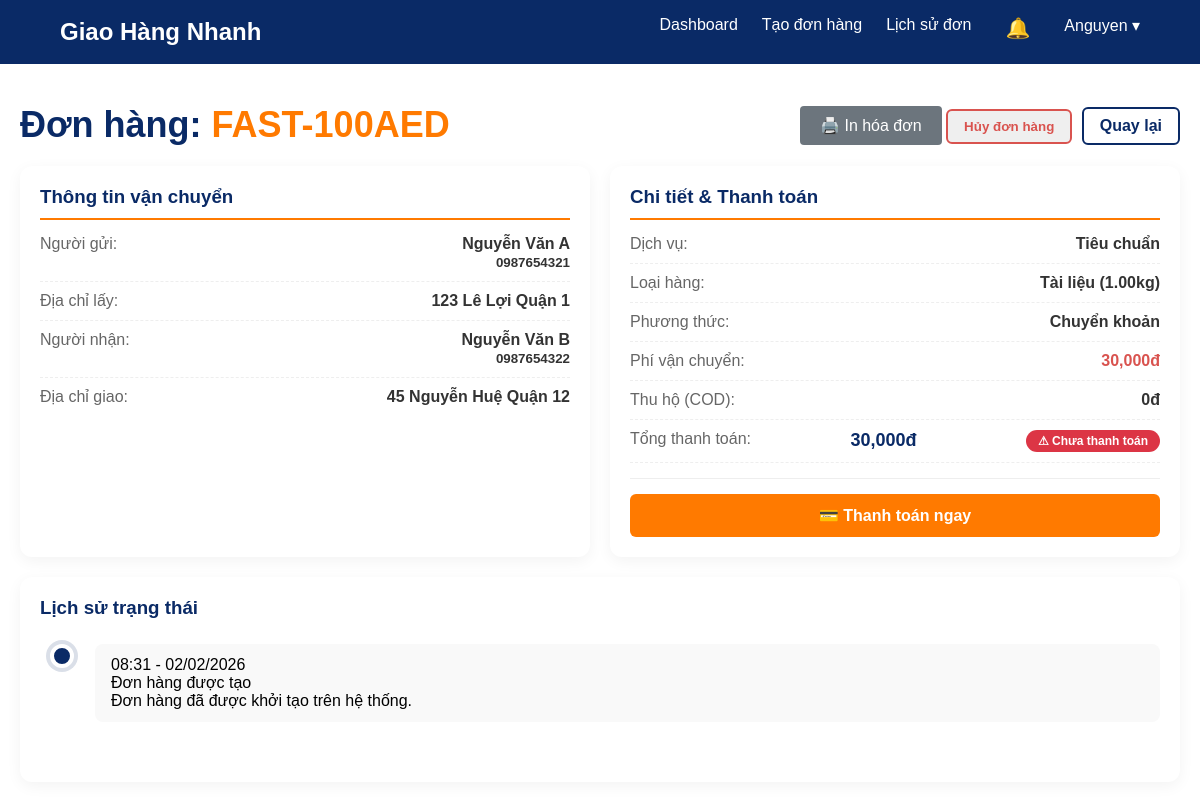
The app's page /public/customer_order_detail.php?id=8 (signed in) with its own data.
### tables this page shows
CREATE TABLE `orders` (
  `id` int(11) NOT NULL,
  `order_code` varchar(20) NOT NULL,
  `user_id` int(11) DEFAULT NULL,
  `shipper_id` int(11) DEFAULT NULL,
  `pickup_address` text DEFAULT NULL,
  `name` varchar(100) NOT NULL,
  `phone` varchar(20) DEFAULT NULL,
  `receiver_name` varchar(100) NOT NULL,
  `receiver_phone` varchar(20) NOT NULL,
  `delivery_address` text NOT NULL,
  `is_corporate` tinyint(1) DEFAULT 0 COMMENT '0: Cá nhân, 1: Công ty',
  `company_name` varchar(255) DEFAULT NULL,
  `company_email` varchar(100) DEFAULT NULL,
  `company_tax_code` varchar(50) DEFAULT NULL,
  `company_address` text DEFAULT NULL,
  `company_bank_info` text DEFAULT NULL,
  `cancel_reason` text DEFAULT NULL,
  `package_type` varchar(50) DEFAULT 'other',
  `service_type` varchar(50) NOT NULL DEFAULT 'standard',
  `weight` decimal(10,2) DEFAULT 0.00,
  `cod_amount` decimal(15,2) DEFAULT 0.00,
  `shipping_fee` decimal(15,2) DEFAULT 0.00,
  `pickup_time` datetime DEFAULT NULL,
  `note` text DEFAULT NULL,
  `payment_method` varchar(50) NOT NULL DEFAULT 'cod' COMMENT 'Phương thức thanh toán (cod, bank_transfer)',
  `payment_status` varchar(50) NOT NULL DEFAULT 'unpaid' COMMENT 'Trạng thái thanh toán (unpaid, paid)',
  `shipper_note` text DEFAULT NULL,
  `admin_note` text DEFAULT NULL,
  `pod_image` varchar(255) DEFAULT NULL,
  `status` enum('pending','shipping','completed','cancelled') DEFAULT 'pending',
  `rating` int(11) DEFAULT NULL,
  `feedback` text DEFAULT NULL,
  `created_at` timestamp NOT NULL DEFAULT current_timestamp()
);

### public/customer_order_detail.php (the view, shortened to what this page needs)
<?php
require_once __DIR__ . '/../config/db.php';
$id = $_GET['id'] ?? 0;
$user_id = $_SESSION['user_id'];
$stmt = $conn->prepare("SELECT * FROM orders WHERE id = ? AND user_id = ?");
$stmt->bind_param("ii", $id, $user_id);
$stmt->execute();
$order = $stmt->get_result()->fetch_assoc();
$pkg_map = ['document' => 'Tài liệu', 'food' => 'Đồ ăn', 'clothes' => 'Quần áo', 'electronic' => 'Điện tử', 'other' => 'Khác'];
$svc_map = [
    'slow' => 'Chậm',
    'standard' => 'Tiêu chuẩn',
    'fast' => 'Nhanh',
    'express' => 'Hỏa tốc',
    'bulk' => 'Số lượng lớn (cũ)'
];
?>
<!DOCTYPE html>
<html lang="vi">
<head>
    <link rel="stylesheet" href="assets/css/styles.css?v=<?php echo time(); ?>">
</head>
<body>
    <?php include __DIR__ . '/../includes/header_user.php'; ?>
    <main class="container" style="padding: 40px 20px;">
        <div style="display:flex; justify-content:space-between; align-items:center; margin-bottom:20px;">
            <h2 class="section-title" style="margin:0;">Đơn hàng: <span
                    style="color:#ff7a00"><?php echo $order['order_code']; ?></span></h2>
            <div>
                <a href="print_invoice.php?id=<?php echo $order['id']; ?>" target="_blank" class="btn-print">🖨️ In hóa
                    đơn</a>
                <?php if ($order['status'] === 'pending'): ?>
                    <button onclick="openCancelModal('<?php echo $order['order_code']; ?>')" class="btn-secondary"
                        style="color:#d9534f; border-color:#d9534f; padding: 8px 16px; margin-right: 5px;">Hủy đơn hàng</button>
                <?php endif; ?>
                <a href="order_history.php" class="btn-secondary"
                    style="color:#0a2a66; border-color:#0a2a66; padding: 8px 16px;">Quay lại</a>
            </div>
        </div>
        <div style="display: grid; grid-template-columns: repeat(auto-fit, minmax(300px, 1fr)); gap: 20px;">
            <div class="detail-box">
                <h3 style="color:#0a2a66; border-bottom:2px solid #ff7a00; padding-bottom:10px; margin-bottom:15px;">
                    Thông tin vận chuyển</h3>
                <div class="info-row"><span class="info-label">Người gửi:</span> <span
                        class="info-val"><?php echo htmlspecialchars($order['name']); ?><br><small><?php echo $order['phone']; ?></small></span>
                </div>
                <div class="info-row"><span class="info-label">Địa chỉ lấy:</span> <span
                        class="info-val"><?php echo htmlspecialchars($order['pickup_address']); ?></span></div>
                <div class="info-row"><span class="info-label">Người nhận:</span> <span
                        class="info-val"><?php echo htmlspecialchars($order['receiver_name']); ?><br><small><?php echo $order['receiver_phone']; ?></small></span>
                </div>
                <div class="info-row"><span class="info-label">Địa chỉ giao:</span> <span
                        class="info-val"><?php echo htmlspecialchars($order['delivery_address']); ?></span></div>
            </div>
            <div class="detail-box">
                <h3 style="color:#0a2a66; border-bottom:2px solid #ff7a00; padding-bottom:10px; margin-bottom:15px;">Chi
                    tiết & Thanh toán</h3>
                <div class="info-row"><span class="info-label">Dịch vụ:</span> <span
                        class="info-val"><?php echo $svc_map[$order['service_type']] ?? $order['service_type']; ?></span>
                </div>
                <div class="info-row"><span class="info-label">Loại hàng:</span> <span
                        class="info-val"><?php echo $pkg_map[$order['package_type']] ?? $order['package_type']; ?>
                        (<?php echo $order['weight']; ?>kg)</span></div>
                <div class="info-row"><span class="info-label">Phương thức:</span> <span class="info-val"><?php echo $order['payment_method'] === 'bank_transfer' ? 'Chuyển khoản' : 'COD'; ?></span></div>
                <div class="info-row"><span class="info-label">Phí vận chuyển:</span> <span class="info-val"
                        style="color:#d9534f"><?php echo number_format($order['shipping_fee']); ?>đ</span></div>
                <div class="info-row"><span class="info-label">Thu hộ (COD):</span> <span
                        class="info-val"><?php echo number_format($order['cod_amount']); ?>đ</span></div>
                <div class="info-row">
                    <span class="info-label">Tổng thanh toán:</span>
                    <span class="info-val" style="font-size:18px; color:#0a2a66"><?php echo number_format($order['shipping_fee'] + $order['cod_amount']); ?>đ</span>
                    <?php if ($order['payment_method'] === 'bank_transfer'): ?>
                        <?php if ($order['payment_status'] === 'paid'): ?>
                            <span style="display:inline-block; margin-left:10px; padding:4px 12px; background:#28a745; color:white; border-radius:12px; font-size:12px; font-weight:600;">✓ Đã thanh toán</span>
                        <?php else: ?>
                            <span style="display:inline-block; margin-left:10px; padding:4px 12px; background:#dc3545; color:white; border-radius:12px; font-size:12px; font-weight:600;">⚠ Chưa thanh toán</span>
                        <?php endif; ?>
                    <?php endif; ?>
                </div>
                <?php if ($order['payment_method'] === 'bank_transfer' && $order['payment_status'] === 'unpaid' && $order['status'] !== 'cancelled'): ?>
                    <div style="margin-top:15px; padding-top:15px; border-top:1px solid #eee;">
                        <button onclick="openPaymentModal('<?php echo $order['order_code']; ?>', <?php echo $order['shipping_fee']; ?>)"
                            class="btn-primary" style="width:100%; padding:12px; font-size:16px;">💳 Thanh toán ngay</button>
                    </div>
                <?php endif; ?>
            </div>
        </div>
        <div class="detail-box">
            <h3 style="color:#0a2a66; margin-bottom:15px;">Lịch sử trạng thái</h3>
            <?php
            $timeline_data = [];
            $timeline_data[] = [
                'time' => $order['created_at'],
                'status' => 'Đơn hàng được tạo',
                'desc' => 'Đơn hàng đã được khởi tạo trên hệ thống.',
                'code' => 'created'
            ];
            ?>
            <div class="modern-timeline">
                <?php
                $total_events = count($timeline_data);
                foreach ($timeline_data as $index => $event):
                    $is_latest = ($index === $total_events - 1);
                    ?>
                    <div
                        class="timeline-item <?php echo $is_latest ? 'latest' : ''; ?> status-<?php echo $event['code']; ?>">
                        <div class="timeline-marker"></div>
                        <div class="timeline-content">
                            <div class="time"><?php echo date('H:i - d/m/Y', strtotime($event['time'])); ?></div>
                            <div class="status"><?php echo $event['status']; ?></div>
                            <?php if ($event['desc']): ?>
                                <div class="desc"><?php echo $event['desc']; ?></div>
                            <?php endif; ?>
                        </div>
                    </div>
                <?php endforeach; ?>
            </div>
        </div>
    </main>
</body>
</html>

### public/assets/css/base/typography.css (style rules this page uses)
body { font-family: "Poppins", sans-serif; -webkit-font-smoothing: antialiased; -moz-osx-font-smoothing: grayscale; }

### public/assets/css/base/global.css (style rules this page uses)
.container { max-width: 1200px; margin: 0 auto; padding: 0 20px; }

### public/assets/css/components/buttons.css (style rules this page uses)
.btn-primary { display: inline-block; background-color: #ff7a00; color: #ffffff; padding: 12px 24px; border-radius: 6px; text-decoration: none; font-weight: 600; border: none; cursor: pointer; transition: background-color 0.3s ease, transform 0.2s ease; }
.btn-secondary { display: inline-block; border: 2px solid #ffffff; color: #ffffff; padding: 12px 24px; border-radius: 6px; text-decoration: none; font-weight: 600; transition: background-color 0.3s ease; }
.btn-print { background: #6c757d; color: white; border: none; padding: 10px 20px; border-radius: 4px; cursor: pointer; text-decoration: none; display: inline-block; }

### public/assets/css/components/cards.css (style rules this page uses)
.profile-card, .detail-box, .address-card { background: #fff; padding: 20px; border-radius: 12px; box-shadow: 0 4px 15px rgba(0, 0, 0, 0.05); margin-bottom: 20px; }

### public/assets/css/components/ui-kit.css (style rules this page uses)
.timeline-item { display: flex; gap: 16px; padding-bottom: 24px; position: relative; }
.timeline-item::before { content: ""; position: absolute; left: 19px; top: 40px; bottom: 0; width: 2px; background-color: #e0e0e0; z-index: 0; }
.timeline-item:last-child::before { display: none; }
.timeline-content { flex: 1; background: #f9f9f9; padding: 12px 16px; border-radius: 8px; }
.modern-timeline { position: relative; padding: 10px 0; margin-left: 10px; }
.modern-timeline .timeline-item { position: relative; padding-left: 45px; padding-bottom: 30px; display: block; }
.modern-timeline .timeline-item::before { content: ""; position: absolute; left: 11px; top: 5px; bottom: 0; width: 2px; background-color: #eee; z-index: 0; }
.modern-timeline .timeline-marker { position: absolute; left: 0; top: 0; width: 24px; height: 24px; border-radius: 50%; background-color: #bbb; border: 4px solid #fff; box-shadow: 0 2px 4px rgba(0, 0, 0, 0.1); z-index: 1; }
.modern-timeline .timeline-item.latest .timeline-marker { background-color: #0a2a66; box-shadow: 0 0 0 4px rgba(10, 42, 102, 0.15); }

### public/assets/css/pages/landing.css (style rules this page uses)
.section-title { font-size: 36px; color: #0a2a66; margin-bottom: 12px; }
main { padding: 80px 40px; max-width: 900px; margin: 0 auto; }

### public/assets/css/pages/dashboard.css (style rules this page uses)
.info-row { display: flex; justify-content: space-between; margin-bottom: 10px; border-bottom: 1px dashed #eee; padding-bottom: 10px; }
.info-row:last-child { border-bottom: none; }
.info-label { color: #666; font-weight: 500; }
.info-val { font-weight: 600; color: #333; text-align: right; }

### records on screen
orders: order_code "FAST-100AED", name "Nguyễn Văn A", phone "0987654321", pickup_address "123 Lê Lợi Quận 1", receiver_name "Nguyễn Văn B", receiver_phone "0987654322", delivery_address "45 Nguyễn Huệ Quận 12", service_type "Tiêu chuẩn", package_type "Tài liệu", weight "1.00", shipping_fee "30,000", cod_amount "0", $order['shipping_fee'] + $order['cod_amount'] "30,000"

### other values on screen
$_SESSION['username'] "Anguyen"
date('H:i - d/m/Y', strtotime($event['time'])) "08:31 - 02/02/2026"
$event['status'] "Đơn hàng được tạo"
$event['desc'] "Đơn hàng đã được khởi tạo trên hệ thống."
